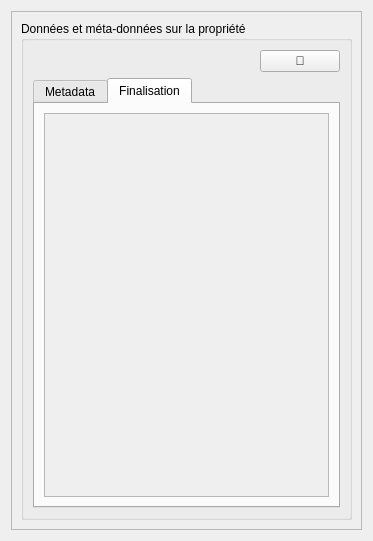
<?xml version="1.0" encoding="UTF-8"?>
<ui version="4.0">
 <class>ForestDataDialog</class>
 <widget class="QWidget" name="ForestDataDialog">
  <property name="geometry">
   <rect>
    <x>0</x>
    <y>0</y>
    <width>373</width>
    <height>541</height>
   </rect>
  </property>
  <property name="windowTitle">
   <string>Choix de forêt</string>
  </property>
  <layout class="QVBoxLayout" name="rootLayout">
   <item>
    <widget class="QScrollArea" name="scrollArea">
     <property name="widgetResizable">
      <bool>true</bool>
     </property>
     <widget class="QWidget" name="scrollAreaWidgetContents">
      <property name="geometry">
       <rect>
        <x>0</x>
        <y>0</y>
        <width>349</width>
        <height>517</height>
       </rect>
      </property>
      <layout class="QVBoxLayout" name="scrollLayout">
       <item>
        <widget class="QGroupBox" name="groupBox">
         <property name="title">
          <string>Données et méta-données sur la propriété</string>
         </property>
         <layout class="QVBoxLayout" name="statsLayout">
          <item>
           <layout class="QHBoxLayout" name="horizontalLayout_2">
            <item>
             <spacer name="horizontalSpacer">
              <property name="orientation">
               <enum>Qt::Horizontal</enum>
              </property>
              <property name="sizeHint" stdset="0">
               <size>
                <width>0</width>
                <height>0</height>
               </size>
              </property>
             </spacer>
            </item>
            <item>
             <widget class="QPushButton" name="actu">
              <property name="toolTip">
               <string>Actualisation des données</string>
              </property>
              <property name="text">
               <string>🔄</string>
              </property>
             </widget>
            </item>
           </layout>
          </item>
          <item>
           <widget class="QTabWidget" name="tabWidget">
            <property name="currentIndex">
             <number>1</number>
            </property>
            <widget class="QWidget" name="met">
             <attribute name="title">
              <string>Metadata</string>
             </attribute>
             <layout class="QVBoxLayout" name="metadataLayout">
              <item>
               <widget class="QScrollArea" name="scrollArea_2">
                <property name="widgetResizable">
                 <bool>true</bool>
                </property>
                <widget class="QWidget" name="scrollAreaWidgetContents_2">
                 <property name="geometry">
                  <rect>
                   <x>0</x>
                   <y>0</y>
                   <width>273</width>
                   <height>365</height>
                  </rect>
                 </property>
                 <layout class="QVBoxLayout" name="metaLayout">
                  <item>
                   <widget class="QLabel" name="labelMeta">
                    <property name="text">
                     <string/>
                    </property>
                    <property name="scaledContents">
                     <bool>true</bool>
                    </property>
                    <property name="wordWrap">
                     <bool>true</bool>
                    </property>
                    <property name="textInteractionFlags">
                     <set>Qt::LinksAccessibleByMouse|Qt::TextSelectableByKeyboard|Qt::TextSelectableByMouse</set>
                    </property>
                   </widget>
                  </item>
                 </layout>
                </widget>
               </widget>
              </item>
             </layout>
            </widget>
            <widget class="QWidget" name="excel">
             <attribute name="title">
              <string>Finalisation</string>
             </attribute>
             <layout class="QVBoxLayout" name="excelLayout">
              <item>
               <widget class="QScrollArea" name="scrollArea_3">
                <property name="widgetResizable">
                 <bool>true</bool>
                </property>
                <widget class="QWidget" name="scrollAreaWidgetContents_3">
                 <property name="geometry">
                  <rect>
                   <x>0</x>
                   <y>0</y>
                   <width>273</width>
                   <height>365</height>
                  </rect>
                 </property>
                 <layout class="QVBoxLayout" name="metaLayout_2">
                  <item>
                   <widget class="QLabel" name="finaldata">
                    <property name="text">
                     <string/>
                    </property>
                    <property name="scaledContents">
                     <bool>true</bool>
                    </property>
                    <property name="wordWrap">
                     <bool>true</bool>
                    </property>
                    <property name="textInteractionFlags">
                     <set>Qt::LinksAccessibleByMouse|Qt::TextSelectableByKeyboard|Qt::TextSelectableByMouse</set>
                    </property>
                   </widget>
                  </item>
                 </layout>
                </widget>
               </widget>
              </item>
             </layout>
            </widget>
           </widget>
          </item>
         </layout>
        </widget>
       </item>
      </layout>
     </widget>
    </widget>
   </item>
  </layout>
 </widget>
 <resources/>
 <connections/>
</ui>
